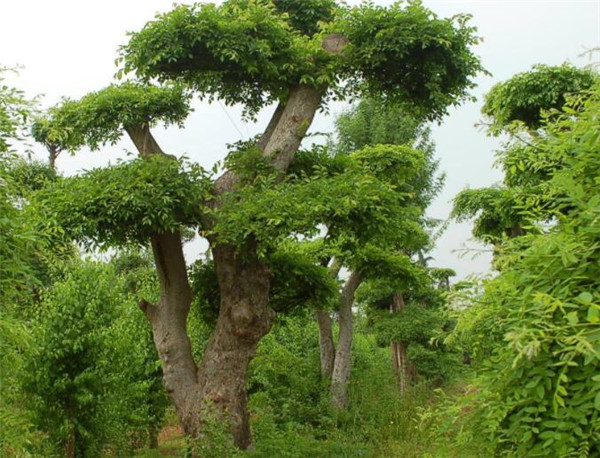
//> input picture TEST_16/Tree.jpg, 600 x 458 px
$ ./main   (built with g++ and OpenCV 4)
//> lines starting //> are read from the running program, lines starting //| are printed output that depends on the picture; after the words box and inside, x2 and y2 are one past the last pixel; in counts of white or black regions, pixels touching at a corner belong together
#include<opencv2/opencv.hpp>
#include<opencv2/highgui.hpp>
#include <iostream>

using namespace cv;
using namespace std;

Mat src,dst,gray;
int aa =127,aa_max=255;
void callback(int,void*);
int main()
{
	src = imread("Tree.jpg",IMREAD_UNCHANGED);
//> src is the input picture: 458 rows x 600 cols, CV_8UC3; mean B, G, R 73.1, 125.9, 108.8
	cvtColor(src,gray,COLOR_RGB2GRAY);
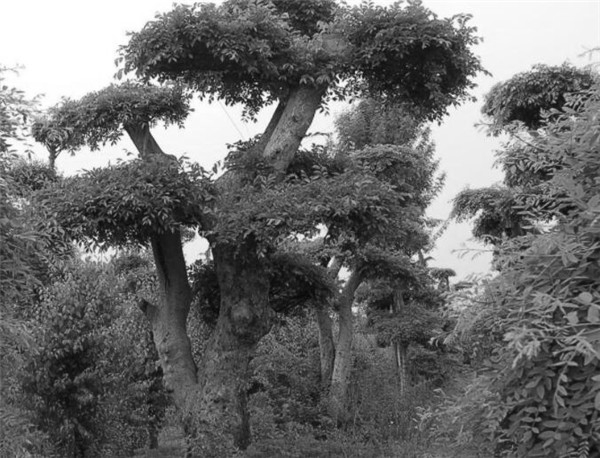
//> gray: 458 rows x 600 cols, CV_8UC1; min 6, max 255, mean 108.2
	namedWindow("heihei",WINDOW_AUTOSIZE);
	imshow("gray",gray);

	createTrackbar("haha","heihei",&aa,aa_max,callback);
	waitKey(0);
	return 0;
}

void callback(int,void*)
{
	threshold(gray,dst,aa,aa_max,THRESH_BINARY);
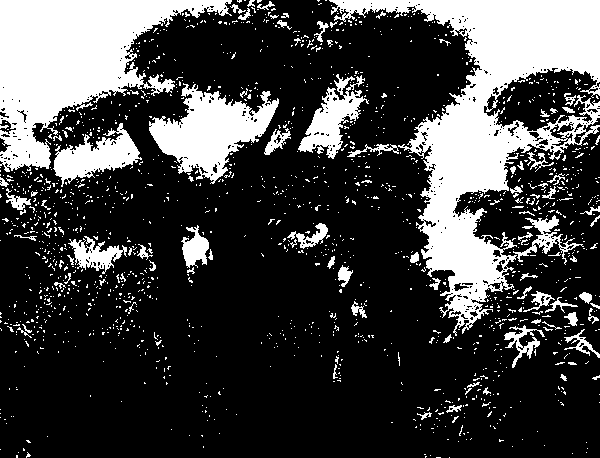
//> dst: 458 rows x 600 cols, CV_8UC1; 25.7% white; 1544 white regions (1447 under 20 px), largest, box (x1, y1, x2, y2) and area: (329, 0, 600, 336) 28190, (0, 0, 232, 172) 18343, (149, 83, 279, 184) 6199
	imshow("heihei",dst);
}

$ run again, with TEST_16/xray.jpg copied over TEST_16/Tree.jpg
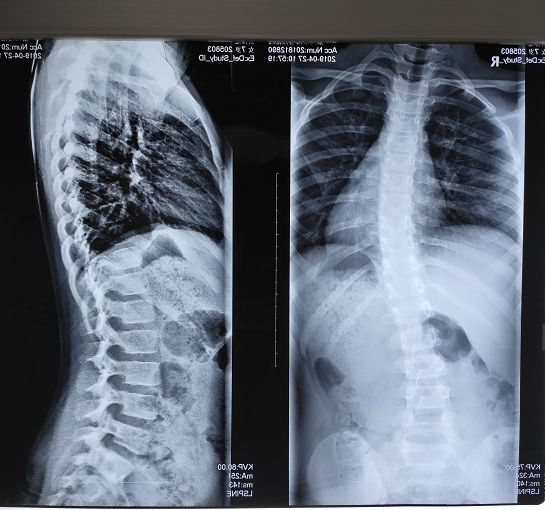
//> input picture TEST_16/xray.jpg, 545 x 510 px
//> src is the input picture: 510 rows x 545 cols, CV_8UC3; mean B, G, R 118.1, 106.6, 98.4
//> `cvtColor(src,gray,COLOR_RGB2GRAY);`:
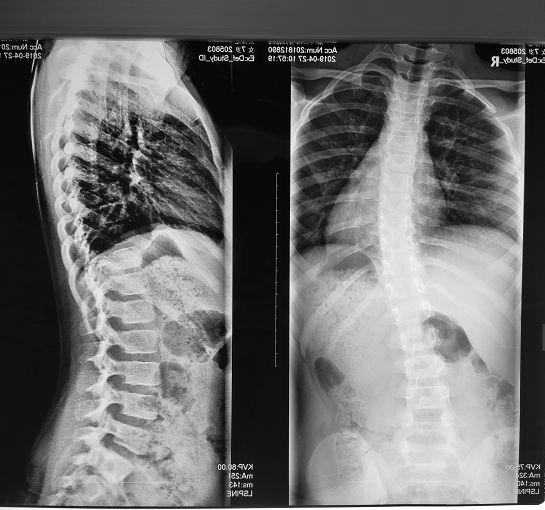
//> gray: 510 rows x 545 cols, CV_8UC1; min 0, max 255, mean 109.1
//> in callback, `threshold(gray,dst,aa,aa_max,THRESH_BINARY);`:
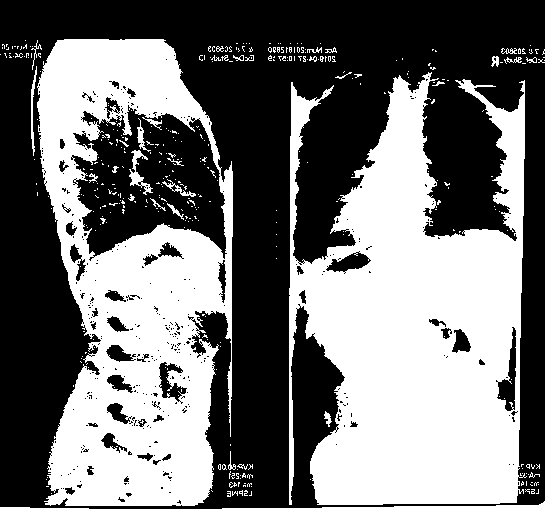
//> dst: 510 rows x 545 cols, CV_8UC1; 45% white; 390 white regions (355 under 20 px), largest, box (x1, y1, x2, y2) and area: (289, 72, 527, 505) 67887, (37, 39, 233, 506) 52506, (0, 501, 545, 510) 1423
